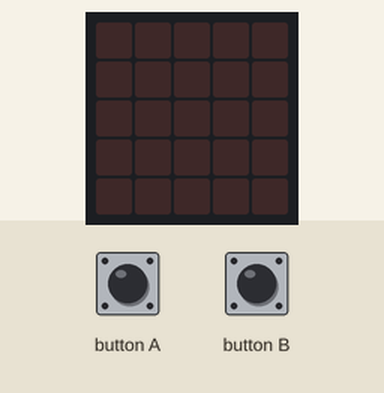
Recording of a program running on a simulated BBC micro:bit (MakeCode). On the bench: the board's 5×5 LED display. Inputs (shaded band) come from the test bench.

Above: at 1.2 s.
1.3 s: button A pressed for 0.15 s
At 2.1 s:
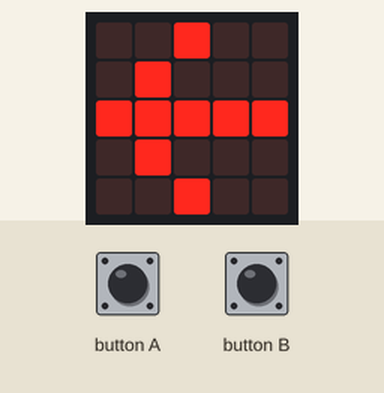
3.8 s: button B pressed for 0.15 s
At 4.3 s:
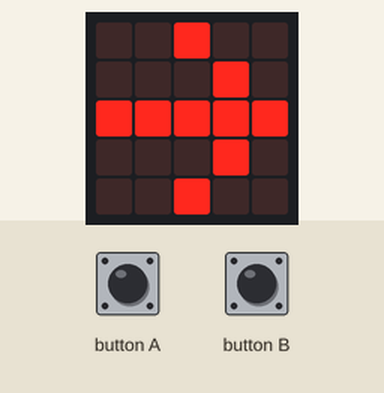
Timing chart, 0 to 6.8 s (numbered marks = the images above; inputs shaded):
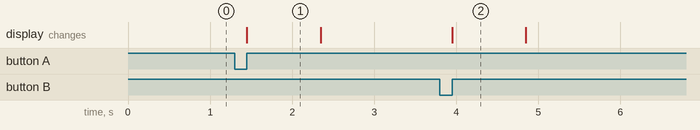

The program:

main.ts
```typescript
input.onButtonPressed(Button.A, function () {
    basic.showLeds(`
        . . # . .
        . # . . .
        # # # # #
        . # . . .
        . . # . .
        `)
    basic.pause(500)
    basic.clearScreen()
})
input.onButtonPressed(Button.B, function () {
    basic.showLeds(`
        . . # . .
        . . . # .
        # # # # #
        . . . # .
        . . # . .
        `)
    basic.pause(500)
    basic.clearScreen()
})
```

test.ts
```typescript
// .
```

Measured:
- after the input at 1.3 s, the display: changes after 0.15 s (image 1)
- after the input at 3.8 s, the display: changes after 0.15 s (image 2)
- what the display in image 1 shows lasts 0.9 s, from 1.5 s to 2.4 s
